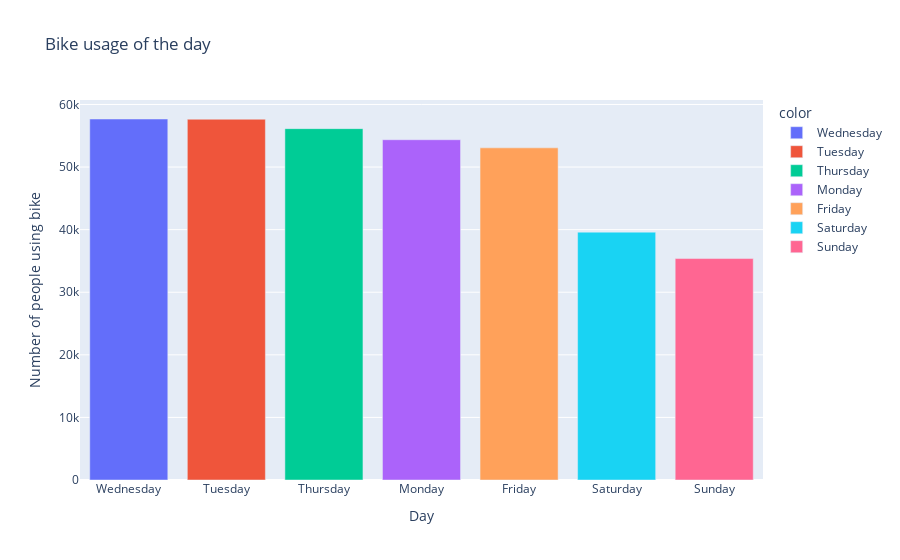

Source (notebook cell):
### Markdown cell above
### peak day of the bike usage

### Code cell
px.bar(x=tripdata["day"].value_counts().index,
       y=tripdata["day"].value_counts().values,
       color=tripdata["day"].value_counts().index,
       title = "Bike usage of the day",
       labels={'x':'Day',"y":"Number of people using bike"})

### Figure 1 — Plotly figure (JSON) as saved in the notebook; plotly's stock layout.template omitted (floating-point values rounded to 4 significant figures)
{"data": [{"alignmentgroup": "True", "hovertemplate": "color=Wednesday<br>Day=%{x}<br>Number of people using bike=%{y}<extra></extra>", "legendgroup": "Wednesday", "marker": {"color": "#636efa", "pattern": {"shape": ""}}, "name": "Wednesday", "offsetgroup": "Wednesday", "orientation": "v", "showlegend": true, "textposition": "auto", "type": "bar", "x": ["Wednesday"], "xaxis": "x", "y": [57680], "yaxis": "y"}, {"alignmentgroup": "True", "hovertemplate": "color=Tuesday<br>Day=%{x}<br>Number of people using bike=%{y}<extra></extra>", "legendgroup": "Tuesday", "marker": {"color": "#EF553B", "pattern": {"shape": ""}}, "name": "Tuesday", "offsetgroup": "Tuesday", "orientation": "v", "showlegend": true, "textposition": "auto", "type": "bar", "x": ["Tuesday"], "xaxis": "x", "y": [57644], "yaxis": "y"}, {"alignmentgroup": "True", "hovertemplate": "color=Thursday<br>Day=%{x}<br>Number of people using bike=%{y}<extra></extra>", "legendgroup": "Thursday", "marker": {"color": "#00cc96", "pattern": {"shape": ""}}, "name": "Thursday", "offsetgroup": "Thursday", "orientation": "v", "showlegend": true, "textposition": "auto", "type": "bar", "x": ["Thursday"], "xaxis": "x", "y": [56141], "yaxis": "y"}, {"alignmentgroup": "True", "hovertemplate": "color=Monday<br>Day=%{x}<br>Number of people using bike=%{y}<extra></extra>", "legendgroup": "Monday", "marker": {"color": "#ab63fa", "pattern": {"shape": ""}}, "name": "Monday", "offsetgroup": "Monday", "orientation": "v", "showlegend": true, "textposition": "auto", "type": "bar", "x": ["Monday"], "xaxis": "x", "y": [54368], "yaxis": "y"}, {"alignmentgroup": "True", "hovertemplate": "color=Friday<br>Day=%{x}<br>Number of people using bike=%{y}<extra></extra>", "legendgroup": "Friday", "marker": {"color": "#FFA15A", "pattern": {"shape": ""}}, "name": "Friday", "offsetgroup": "Friday", "orientation": "v", "showlegend": true, "textposition": "auto", "type": "bar", "x": ["Friday"], "xaxis": "x", "y": [53070], "yaxis": "y"}, {"alignmentgroup": "True", "hovertemplate": "color=Saturday<br>Day=%{x}<br>Number of people using bike=%{y}<extra></extra>", "legendgroup": "Saturday", "marker": {"color": "#19d3f3", "pattern": {"shape": ""}}, "name": "Saturday", "offsetgroup": "Saturday", "orientation": "v", "showlegend": true, "textposition": "auto", "type": "bar", "x": ["Saturday"], "xaxis": "x", "y": [39604], "yaxis": "y"}, {"alignmentgroup": "True", "hovertemplate": "color=Sunday<br>Day=%{x}<br>Number of people using bike=%{y}<extra></extra>", "legendgroup": "Sunday", "marker": {"color": "#FF6692", "pattern": {"shape": ""}}, "name": "Sunday", "offsetgroup": "Sunday", "orientation": "v", "showlegend": true, "textposition": "auto", "type": "bar", "x": ["Sunday"], "xaxis": "x", "y": [35385], "yaxis": "y"}], "layout": {"barmode": "relative", "legend": {"title": {"text": "color"}, "tracegroupgap": 0}, "title": {"text": "Bike usage of the day"}, "xaxis": {"anchor": "y", "domain": [0, 1], "title": {"text": "Day"}}, "yaxis": {"anchor": "x", "domain": [0, 1], "title": {"text": "Number of people using bike"}}}}
